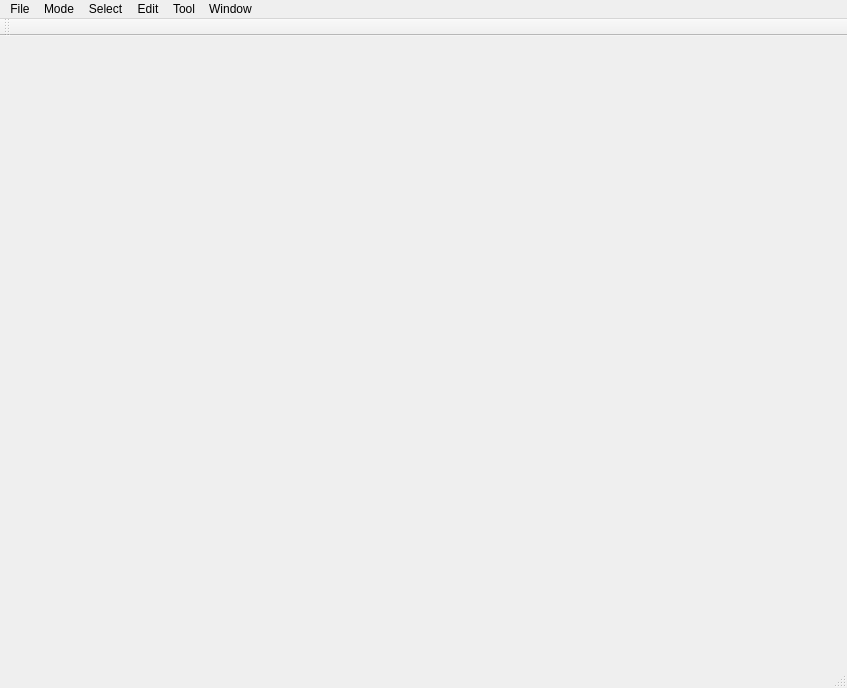
<?xml version="1.0" encoding="UTF-8"?>
<ui version="4.0">
 <class>MainWindow</class>
 <widget class="QMainWindow" name="MainWindow">
  <property name="geometry">
   <rect>
    <x>0</x>
    <y>0</y>
    <width>847</width>
    <height>688</height>
   </rect>
  </property>
  <property name="windowTitle">
   <string>GSM Editor</string>
  </property>
  <widget class="QWidget" name="centralWidget"/>
  <widget class="QMenuBar" name="menuBar">
   <property name="geometry">
    <rect>
     <x>0</x>
     <y>0</y>
     <width>847</width>
     <height>21</height>
    </rect>
   </property>
   <widget class="QMenu" name="menuFile">
    <property name="title">
     <string>File</string>
    </property>
    <addaction name="actionNew"/>
    <addaction name="actionOpen"/>
    <addaction name="actionOpenToAdd"/>
    <addaction name="separator"/>
    <addaction name="actionSave"/>
    <addaction name="separator"/>
    <addaction name="actionExit"/>
   </widget>
   <widget class="QMenu" name="menuMode">
    <property name="title">
     <string>Mode</string>
    </property>
    <addaction name="actionModeBasic"/>
    <addaction name="actionModeLayer"/>
    <addaction name="actionModeSketch"/>
   </widget>
   <widget class="QMenu" name="menuSelect">
    <property name="title">
     <string>Select</string>
    </property>
    <addaction name="actionSelectAll"/>
   </widget>
   <widget class="QMenu" name="menuEdit">
    <property name="title">
     <string>Edit</string>
    </property>
    <addaction name="actionUndo"/>
    <addaction name="separator"/>
    <addaction name="actionCut"/>
    <addaction name="actionCopy"/>
    <addaction name="actionPaste"/>
    <addaction name="actionDeleteEdge"/>
   </widget>
   <widget class="QMenu" name="menuTool">
    <property name="title">
     <string>Tool</string>
    </property>
    <addaction name="actionVoronoi"/>
    <addaction name="actionShowArea"/>
   </widget>
   <widget class="QMenu" name="menuWindow">
    <property name="title">
     <string>Window</string>
    </property>
    <addaction name="actionControlWidget"/>
   </widget>
   <addaction name="menuFile"/>
   <addaction name="menuMode"/>
   <addaction name="menuSelect"/>
   <addaction name="menuEdit"/>
   <addaction name="menuTool"/>
   <addaction name="menuWindow"/>
  </widget>
  <widget class="QToolBar" name="mainToolBar">
   <attribute name="toolBarArea">
    <enum>TopToolBarArea</enum>
   </attribute>
   <attribute name="toolBarBreak">
    <bool>false</bool>
   </attribute>
  </widget>
  <widget class="QStatusBar" name="statusBar"/>
  <action name="actionNew">
   <property name="icon">
    <iconset resource="MainWindow.qrc">
     <normaloff>:/MainWindow/Resources/New_24x24.png</normaloff>:/MainWindow/Resources/New_24x24.png</iconset>
   </property>
   <property name="text">
    <string>New</string>
   </property>
  </action>
  <action name="actionOpen">
   <property name="icon">
    <iconset resource="MainWindow.qrc">
     <normaloff>:/MainWindow/Resources/Open_24x24.png</normaloff>:/MainWindow/Resources/Open_24x24.png</iconset>
   </property>
   <property name="text">
    <string>Open</string>
   </property>
  </action>
  <action name="actionOpenToAdd">
   <property name="text">
    <string>Open To Add</string>
   </property>
  </action>
  <action name="actionSave">
   <property name="icon">
    <iconset resource="MainWindow.qrc">
     <normaloff>:/MainWindow/Resources/Save_24x24.png</normaloff>:/MainWindow/Resources/Save_24x24.png</iconset>
   </property>
   <property name="text">
    <string>Save</string>
   </property>
  </action>
  <action name="actionExit">
   <property name="text">
    <string>Exit</string>
   </property>
  </action>
  <action name="actionModeBasic">
   <property name="text">
    <string>Basic</string>
   </property>
  </action>
  <action name="actionModeLayer">
   <property name="text">
    <string>Graph</string>
   </property>
  </action>
  <action name="actionModeSketch">
   <property name="text">
    <string>Sketch</string>
   </property>
  </action>
  <action name="actionSelectAll">
   <property name="text">
    <string>Select All</string>
   </property>
  </action>
  <action name="actionUndo">
   <property name="icon">
    <iconset resource="MainWindow.qrc">
     <normaloff>:/MainWindow/Resources/Undo_24x24.png</normaloff>:/MainWindow/Resources/Undo_24x24.png</iconset>
   </property>
   <property name="text">
    <string>Undo</string>
   </property>
  </action>
  <action name="actionCut">
   <property name="icon">
    <iconset resource="MainWindow.qrc">
     <normaloff>:/MainWindow/Resources/Cut_24x24.png</normaloff>:/MainWindow/Resources/Cut_24x24.png</iconset>
   </property>
   <property name="text">
    <string>Cut</string>
   </property>
  </action>
  <action name="actionCopy">
   <property name="icon">
    <iconset resource="MainWindow.qrc">
     <normaloff>:/MainWindow/Resources/Copy_24x24.png</normaloff>:/MainWindow/Resources/Copy_24x24.png</iconset>
   </property>
   <property name="text">
    <string>Copy</string>
   </property>
  </action>
  <action name="actionPaste">
   <property name="icon">
    <iconset resource="MainWindow.qrc">
     <normaloff>:/MainWindow/Resources/Paste_24x24.png</normaloff>:/MainWindow/Resources/Paste_24x24.png</iconset>
   </property>
   <property name="text">
    <string>Paste</string>
   </property>
  </action>
  <action name="actionDeleteEdge">
   <property name="icon">
    <iconset resource="MainWindow.qrc">
     <normaloff>:/MainWindow/Resources/Delete_24x24.png</normaloff>:/MainWindow/Resources/Delete_24x24.png</iconset>
   </property>
   <property name="text">
    <string>Delete</string>
   </property>
  </action>
  <action name="actionVoronoi">
   <property name="text">
    <string>Voronoi</string>
   </property>
  </action>
  <action name="actionShowArea">
   <property name="text">
    <string>Show Area</string>
   </property>
  </action>
  <action name="actionControlWidget">
   <property name="text">
    <string>Control Widget</string>
   </property>
  </action>
 </widget>
 <layoutdefault spacing="6" margin="11"/>
 <resources>
  <include location="MainWindow.qrc"/>
 </resources>
 <connections/>
</ui>
